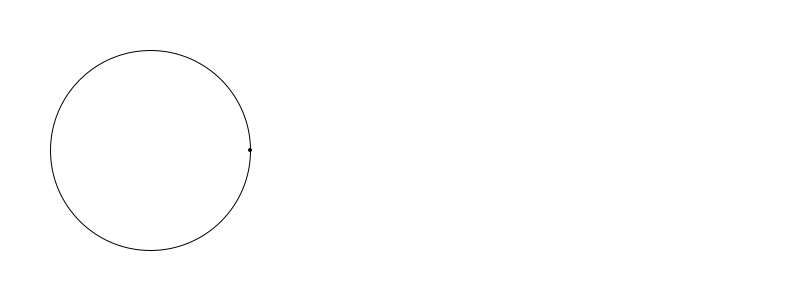
Frame 1 (no input)
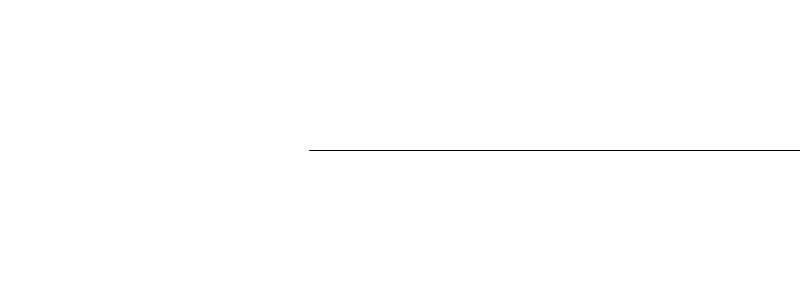
Frame 60 (the mouse pressed at the canvas centre just before this capture)
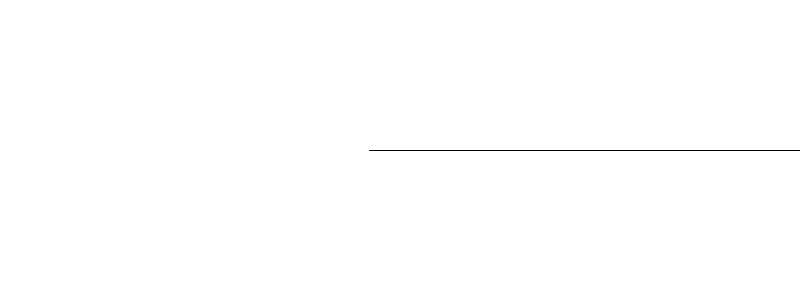
Frame 120 (the mouse held since frame 60 and released just before this capture)

The Processing sketch that drew these frames (run headless with seeded random() and noise(); from frame 60 on, the mouse is pressed at the canvas centre):

// Processing sketch: WaveAdd_FFT
// ── WaveAdd_FFT.pde
ArrayList<Circle> poop  = new ArrayList();
ArrayList<PVector> wave  = new ArrayList();

int r =100, k=0;
float startx, starty, startr;

void setup() {
  size(800, 300);
  poop.add(new Circle(1, 100));
}

void draw() {
  background(-1);
  translate(150, height>>1);
  circleFunction();
  if (poop.size()!=0) {
    Circle M = poop.get(poop.size()-1); 
    wave.add(new PVector(M.x, M.y));
    waveFunction();
  }
}

void circleFunction() {
  for (int i=0; i<poop.size (); i++) {
    Circle C = poop.get(i); 
    //  C.move();
    for (int j=0; j<poop.size (); j++) {
      Circle K = poop.get(j); 
      K.show(C.x, C.y);
    }
  }
}

void waveFunction() {
  noFill();
  stroke(0);
  beginShape();
  for (int i=0; i<wave.size (); i++) {
    PVector p = wave.get(i);
    vertex(p.x, p.y);
    p.x++;
    if (p.x>500)wave.remove(i);
  }
  endShape(OPEN);
}

void mousePressed() {
  if (mouseButton==LEFT) {
    Circle M = poop.get(poop.size()-1); 
    poop.add(new Circle(M.k/2, M.r/2));
  } else if (mouseButton==RIGHT && poop.size()!=0) {
    poop.remove(poop.size()-1);
  }
}


// ── Circle.pde
class Circle {
  float x, y, xc, yc;
  float k, r, frequency, amplitude;
  Circle(float frequency, float amplitude) {
    this.frequency = frequency;
    this.amplitude = amplitude;
    k = 0;
    r = amplitude;
  }
  void show(float xm, float ym) {
    xc = xm;
    yc = ym;
    stroke(0);
    noFill();
    ellipse(xc, yc, 2*r, 2*r);
    float ang = radians(k);
    x = xc+r*cos(ang);
    y = yc+r*sin(ang); 
    noStroke();
    fill(0);
    ellipse(x, y, 4, 4);
  }

  void move() {
    if (k<360)k+=frequency;
    else k=0;
  }
}
